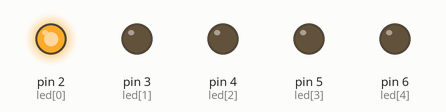
Recording of a sketch running on a simulated Arduino Uno, built with avr-gcc and run on an emulated ATmega328P. On the bench: output pins drawn as LEDs (lit = HIGH).

Above: at 0.2 s.
At 3.2 s:
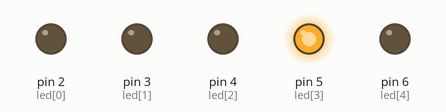
At 4.2 s:
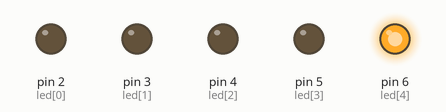
At 5.2 s:
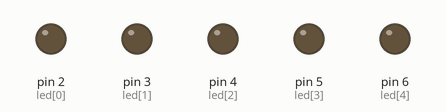
At 9.2 s:
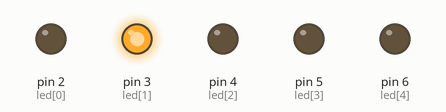
At 12.2 s:
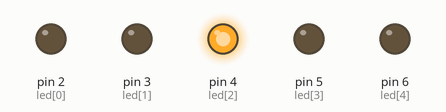
Timing chart, 0 to 13.0 s (numbered marks = the images above):
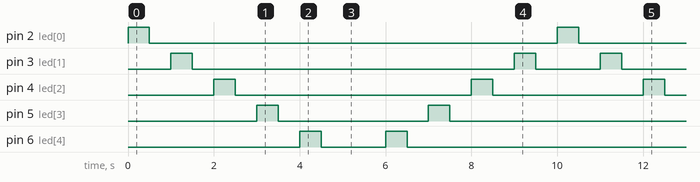

The sketch:

iotlab1.ino
```cpp
// C++ code
//
void setup()
{
  int led[]={2,3,4,5,6};
  for(int i=0;i<5;i++){
  pinMode(led[i], OUTPUT);
  }
  }


void loop()
{
  int led[]={2,3,4,5,6};
  for(int i=0;i<5;i++){
  digitalWrite(led[i], HIGH);
  delay(500); // Wait for 1000 millisecond(s)
  digitalWrite(led[i], LOW);
  delay(500);
  // Wait for 1000 millisecond(s)
  }
 for(int i=5;i>=1;i--){
  digitalWrite(led[i], HIGH);
  delay(500); // Wait for 1000 millisecond(s)
  digitalWrite(led[i], LOW);
  delay(500);
  // Wait for 1000 millisecond(s)
  }
}
```

Measured:
- by itself, pin 2 (led[0]): alternates HIGH for 0.50 s and LOW for 9.5 s
- by itself, pin 3 (led[1]): repeats every 10.0 s: LOW 7.5 s, HIGH 0.50 s, LOW 1.5 s, HIGH 0.50 s
- by itself, pin 4 (led[2]): repeats every 10.0 s: LOW 5.5 s, HIGH 0.50 s, LOW 3.5 s, HIGH 0.50 s
- by itself, pin 5 (led[3]): repeats every 10.0 s: LOW 3.5 s, HIGH 0.50 s, LOW 5.5 s, HIGH 0.50 s
- by itself, pin 6 (led[4]): repeats every 10.0 s: LOW 1.5 s, HIGH 0.50 s, LOW 7.5 s, HIGH 0.50 s
